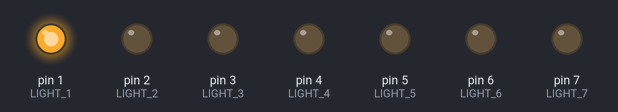
Bench run of a sketch on a simulated Arduino Uno, built with avr-gcc and run on an emulated ATmega328P. Parts: output pins drawn as LEDs (lit = HIGH).

Above: at 0.1 s.
At 5.6 s:
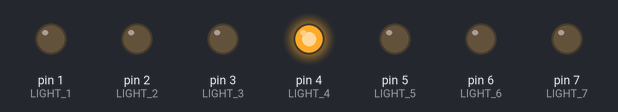
At 10.6 s:
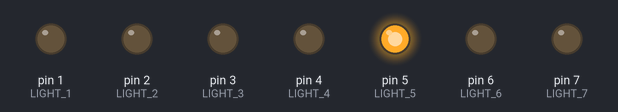
At 20.1 s:
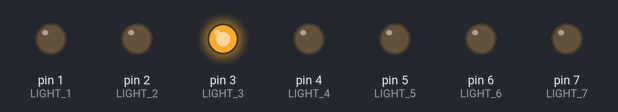
At 29.6 s:
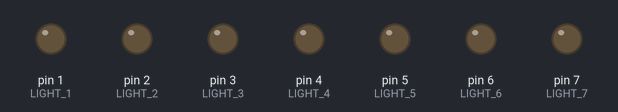
At 39.75 s:
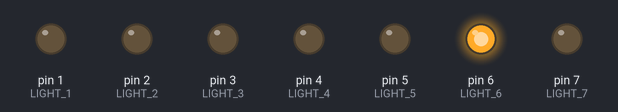
Timing chart, 0 to 40.0 s (numbered marks = the images above):
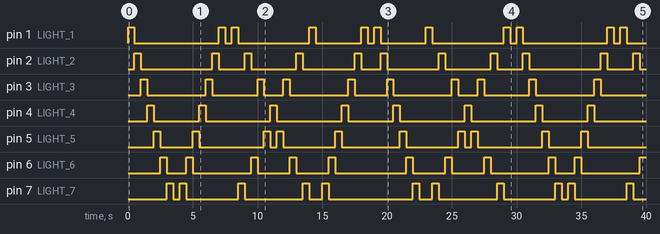

The sketch:

sequence_single_light.ino
```cpp
/*
  Sequence - with a single light at a time
  ========================================
*/

int LIGHT_1 = 1;
int LIGHT_2 = 2;
int LIGHT_3 = 3;
int LIGHT_4 = 4;
int LIGHT_5 = 5;
int LIGHT_6 = 6;
int LIGHT_7 = 7;

void setup()
{
  pinMode(LIGHT_1, OUTPUT);
  pinMode(LIGHT_2, OUTPUT);
  pinMode(LIGHT_3, OUTPUT);
  pinMode(LIGHT_4, OUTPUT);
  pinMode(LIGHT_5, OUTPUT);
  pinMode(LIGHT_6, OUTPUT);
  pinMode(LIGHT_7, OUTPUT);
}

void pause()
{
  delay(500);
}
void off(int light)
{
  digitalWrite(light, LOW);
}
void on(int light)
{
  digitalWrite(light, HIGH);
  pause();
}
void offOn(int lightOff, int lightOn)
{
  off(lightOff);
  on(lightOn);
}

void inAndOutAlt()
{
  on(LIGHT_1);
  offOn(LIGHT_1,LIGHT_7);
  offOn(LIGHT_7,LIGHT_2);
  offOn(LIGHT_2,LIGHT_6);
  offOn(LIGHT_6,LIGHT_3);
  offOn(LIGHT_3,LIGHT_5);
  offOn(LIGHT_5,LIGHT_4);
  offOn(LIGHT_4,LIGHT_5);
  offOn(LIGHT_5,LIGHT_3);
  offOn(LIGHT_3,LIGHT_6);
  offOn(LIGHT_6,LIGHT_2);
  offOn(LIGHT_2,LIGHT_7);
  offOn(LIGHT_7,LIGHT_1);
  off(LIGHT_1);
  pause();
}

void leftToRight()
{
    // 1 ... 7
  on(LIGHT_1);
  offOn(LIGHT_1,LIGHT_2);
  offOn(LIGHT_2,LIGHT_3);
  offOn(LIGHT_3,LIGHT_4);
  offOn(LIGHT_4,LIGHT_5);
  offOn(LIGHT_5,LIGHT_6);
  offOn(LIGHT_6,LIGHT_7);
  off(LIGHT_7);
  pause();
}

void rightToLeft()
{
  // 7 ... 1
  on(LIGHT_7);
  offOn(LIGHT_7,LIGHT_6);
  offOn(LIGHT_6,LIGHT_5);
  offOn(LIGHT_5,LIGHT_4);
  offOn(LIGHT_4,LIGHT_3);
  offOn(LIGHT_3,LIGHT_2);
  offOn(LIGHT_2,LIGHT_1);
  off(LIGHT_1);
  pause();
}

void loop()
{
  leftToRight();
  rightToLeft();
  inAndOutAlt();

  rightToLeft();
  leftToRight();
  inAndOutAlt();
}
```

Measured:
- by itself, pin 1 (LIGHT_1): LOW → HIGH at 0.00 s, → LOW 0.50 s later, → HIGH 6.5 s later, → LOW 0.50 s later, … (22 changes in this stretch)
- by itself, pin 2 (LIGHT_2): LOW → HIGH at 0.50 s, → LOW 0.50 s later, → HIGH 5.5 s later, → LOW 0.50 s later, … (22 changes in this stretch)
- by itself, pin 3 (LIGHT_3): LOW → HIGH at 1.0 s, → LOW 0.50 s later, → HIGH 4.5 s later, → LOW 0.50 s later, … (20 changes in this stretch)
- by itself, pin 4 (LIGHT_4): repeats every 15.0 s: LOW 3.5 s, 2 × (HIGH 0.50 s, LOW 5.0 s), HIGH 0.50 s
- by itself, pin 5 (LIGHT_5): LOW → HIGH at 2.0 s, → LOW 0.50 s later, → HIGH 2.5 s later, → LOW 0.50 s later, … (20 changes in this stretch)
- by itself, pin 6 (LIGHT_6): LOW → HIGH at 2.5 s, → LOW 0.50 s later, → HIGH 1.5 s later, → LOW 0.50 s later, … (21 changes in this stretch)
- by itself, pin 7 (LIGHT_7): LOW → HIGH at 3.0 s, → LOW 0.50 s later, → HIGH 0.50 s later, → LOW 0.50 s later, … (22 changes in this stretch)
